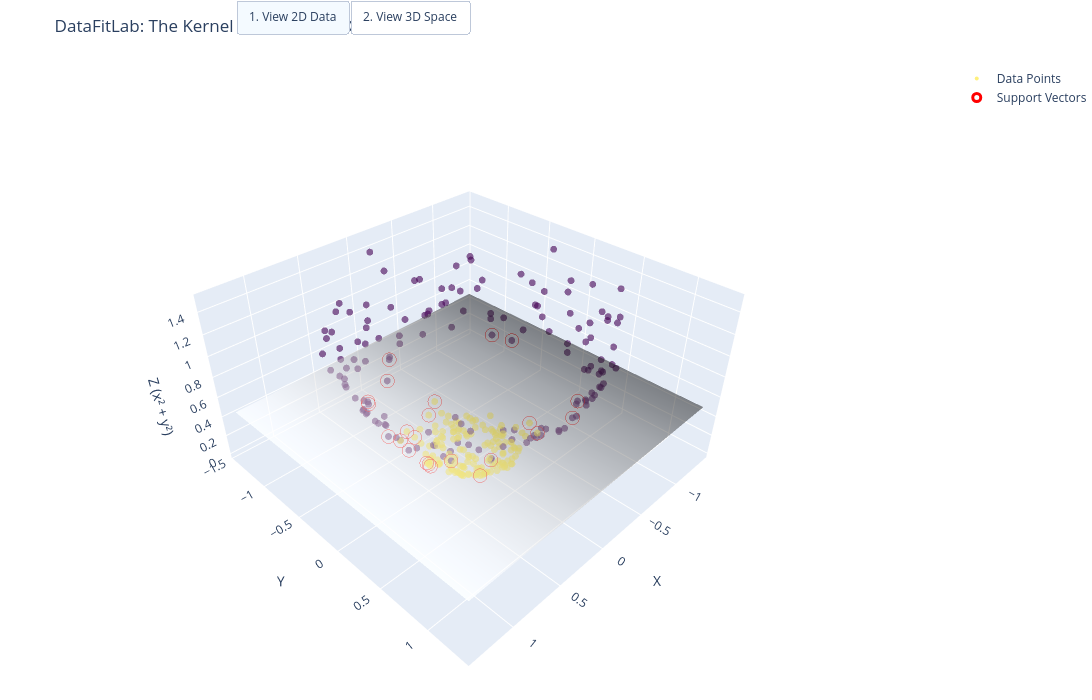

Notebook source saved alongside this figure:
### Markdown cell above
CELL 2: The 3D Kernel Trick Visualization (Plotly)
the cell uses the unified 'X & y' variables. It calculates the Z-lift, trains the base model, and renders the interactive 2D-to-3D grid.

### Code cell
# 1. The "Lifting" Logic (Manual Kernel Trick)
z_coords = (x_coords ** 2) + (y_coords ** 2)
X_3d = np.column_stack((x_coords, y_coords, z_coords))

# 2. Train the SVM to find the perfect 3D Hyperplane
model_3d = SVC(kernel='linear', C=1.0)
model_3d.fit(X_3d, y)

# Extract weights and support vectors
w0, w1, w2 = model_3d.coef_[0]
bias = model_3d.intercept_[0]
sv_coords_3d = model_3d.support_vectors_

# DEMONSTRATION: Print the Calculated Matrices
print("-" * 55)
print(" SVM HYPERPLANE MATRICES (3D LIFT)")
print("-" * 55)
print(f"Weight Vector (W): [{w0:.4f}, {w1:.4f}, {w2:.4f}]")
print(f"Bias (b):          {bias:.4f}")
print("-" * 55)


# If you plug any data point's X, Y, and Z coordinates into this exact equation,
# a positive result means it belongs to the inner circle,
# and a negative result means it belongs to the outer circle.
print(f"Margin Equation:   ({w0:.4f} * x) + ({w1:.4f} * y) + ({w2:.4f} * z) + {bias:.4f} = 0")
print(f"Support Vectors:   {len(sv_coords_3d)} points dictating the boundary")
print("-" * 55)

# 3. Create the Grid for the Hyperplane Surface
x_min, x_max = x_coords.min() - 0.2, x_coords.max() + 0.2
y_min, y_max = y_coords.min() - 0.2, y_coords.max() + 0.2
xx_3d, yy_3d = np.meshgrid(np.linspace(x_min, x_max, 30),
                           np.linspace(y_min, y_max, 30))
zz_3d = -(w0 * xx_3d + w1 * yy_3d + bias) / w2

# 4. Build the Plotly Figure
fig = go.Figure()

# Base Data
fig.add_trace(go.Scatter3d(
    x=x_coords, y=y_coords, z=z_coords, mode='markers',
    marker=dict(size=4, color=y, colorscale='Viridis', opacity=0.6),
    name='Data Points', hovertemplate='X: %{x:.2f}<br>Y: %{y:.2f}<br>Z: %{z:.2f}'
))

# Support Vectors
fig.add_trace(go.Scatter3d(
    x=sv_coords_3d[:, 0], y=sv_coords_3d[:, 1], z=sv_coords_3d[:, 2], mode='markers',
    marker=dict(size=8, color='rgba(0,0,0,0)', line=dict(color='red', width=3)),
    name='Support Vectors', hoverinfo='skip'
))

# Hyperplane
fig.add_trace(go.Surface(
    x=xx_3d, y=yy_3d, z=zz_3d, colorscale='Greys', opacity=0.5, showscale=False, name='Hyperplane'
))

# 5. Interactive Animation UI
zeros_base = np.zeros_like(z_coords)
zeros_sv = np.zeros_like(sv_coords_3d[:, 2])
zeros_plane = np.zeros_like(zz_3d)

updatemenus = [dict(
    type="buttons", direction="right", x=0.5, y=1.1, showactive=True,
    buttons=list([
        dict(label="1. View 2D Data", method="update",
             args=[{"z": [zeros_base, zeros_sv, zeros_plane], "visible": [True, True, False]}, 
                   {"scene.camera.eye": dict(x=0, y=0.01, z=2.5)}]),
        dict(label="2. View 3D Space", method="update",
             args=[{"z": [z_coords, sv_coords_3d[:, 2], zz_3d], "visible": [True, True, True]}, 
                   {"scene.camera.eye": dict(x=1.5, y=1.5, z=1.5)}])
    ])
)]

fig.update_layout(
    title='DataFitLab: The Kernel Trick (2D to 3D Lift)',
    scene=dict(xaxis_title='X', yaxis_title='Y', zaxis_title='Z (x² + y²)', camera=dict(eye=dict(x=1.5, y=1.5, z=1.5))),
    width=1200, height=700, margin=dict(l=0, r=0, b=0, t=40),
    updatemenus=updatemenus, transition=dict(duration=1200, easing="cubic-in-out")
)

fig.show()

### Figure 1 — Plotly figure (JSON) as saved in the notebook; plotly's stock layout.template omitted (floating-point values rounded to 4 significant figures; data arrays with more than 128 entries replaced by an {"elided": "..."} marker saying what was removed)
{"data": [{"hovertemplate": "X: %{x:.2f}<br>Y: %{y:.2f}<br>Z: %{z:.2f}", "marker": {"color": {"elided": "300 int values"}, "colorscale": [[0, "#440154"], [0.1111, "#482878"], [0.2222, "#3e4989"], [0.3333, "#31688e"], [0.4444, "#26828e"], [0.5556, "#1f9e89"], [0.6667, "#35b779"], [0.7778, "#6ece58"], [0.8889, "#b5de2b"], [1, "#fde725"]], "opacity": 0.6, "size": 4}, "mode": "markers", "name": "Data Points", "type": "scatter3d", "x": {"elided": "300 float values"}, "y": {"elided": "300 float values"}, "z": {"elided": "300 float values"}}, {"hoverinfo": "skip", "marker": {"color": "rgba(0,0,0,0)", "line": {"color": "red", "width": 3}, "size": 8}, "mode": "markers", "name": "Support Vectors", "type": "scatter3d", "x": [0.4914, -0.7145, 0.7788, 0.7898, 0.6683, -0.7897, 0.6805, 0.2916, -0.2987, -0.4951, 0.68, 0.1723, 0.3394, -0.4543, 0.5656, -0.07025, 0.5515, 0.05183, 0.3847, -0.3677, 0.5061, 0.3228, 0.4972], "y": [0.6774, -0.4611, -0.1206, 0.1266, -0.4969, -0.2905, -0.4736, -0.7161, 0.7855, 0.6798, 0.4635, -0.8229, -0.3401, 0.2387, -0.2478, -0.5319, 0.09, -0.4792, -0.3822, 0.3994, -0.007381, 0.4103, 0.007836], "z": [0.7003, 0.7231, 0.6212, 0.6398, 0.6935, 0.708, 0.6874, 0.5979, 0.7062, 0.7073, 0.6773, 0.7068, 0.2309, 0.2633, 0.3813, 0.2878, 0.3123, 0.2323, 0.2941, 0.2947, 0.2562, 0.2726, 0.2473]}, {"colorscale": [[0, "rgb(255,255,255)"], [0.125, "rgb(240,240,240)"], [0.25, "rgb(217,217,217)"], [0.375, "rgb(189,189,189)"], [0.5, "rgb(150,150,150)"], [0.625, "rgb(115,115,115)"], [0.75, "rgb(82,82,82)"], [0.875, "rgb(37,37,37)"], [1, "rgb(0,0,0)"]], "name": "Hyperplane", "opacity": 0.5, "showscale": false, "type": "surface", "x": {"elided": "30x30 float values"}, "y": {"elided": "30x30 float values"}, "z": {"elided": "30x30 float values"}}], "layout": {"height": 700, "margin": {"b": 0, "l": 0, "r": 0, "t": 40}, "scene": {"camera": {"eye": {"x": 1.5, "y": 1.5, "z": 1.5}}, "xaxis": {"title": {"text": "X"}}, "yaxis": {"title": {"text": "Y"}}, "zaxis": {"title": {"text": "Z (x² + y²)"}}}, "title": {"text": "DataFitLab: The Kernel Trick (2D to 3D Lift)"}, "transition": {"duration": 1200, "easing": "cubic-in-out"}, "updatemenus": [{"buttons": [{"args": [{"visible": [true, true, false], "z": {"elided": "3 rows, 1223 int values in total"}}, {"scene.camera.eye": {"x": 0, "y": 0.01, "z": 2.5}}], "label": "1. View 2D Data", "method": "update"}, {"args": [{"visible": [true, true, true], "z": {"elided": "3 rows, 1223 float values in total"}}, {"scene.camera.eye": {"x": 1.5, "y": 1.5, "z": 1.5}}], "label": "2. View 3D Space", "method": "update"}], "direction": "right", "showactive": true, "type": "buttons", "x": 0.5, "y": 1.1}], "width": 1200}}
